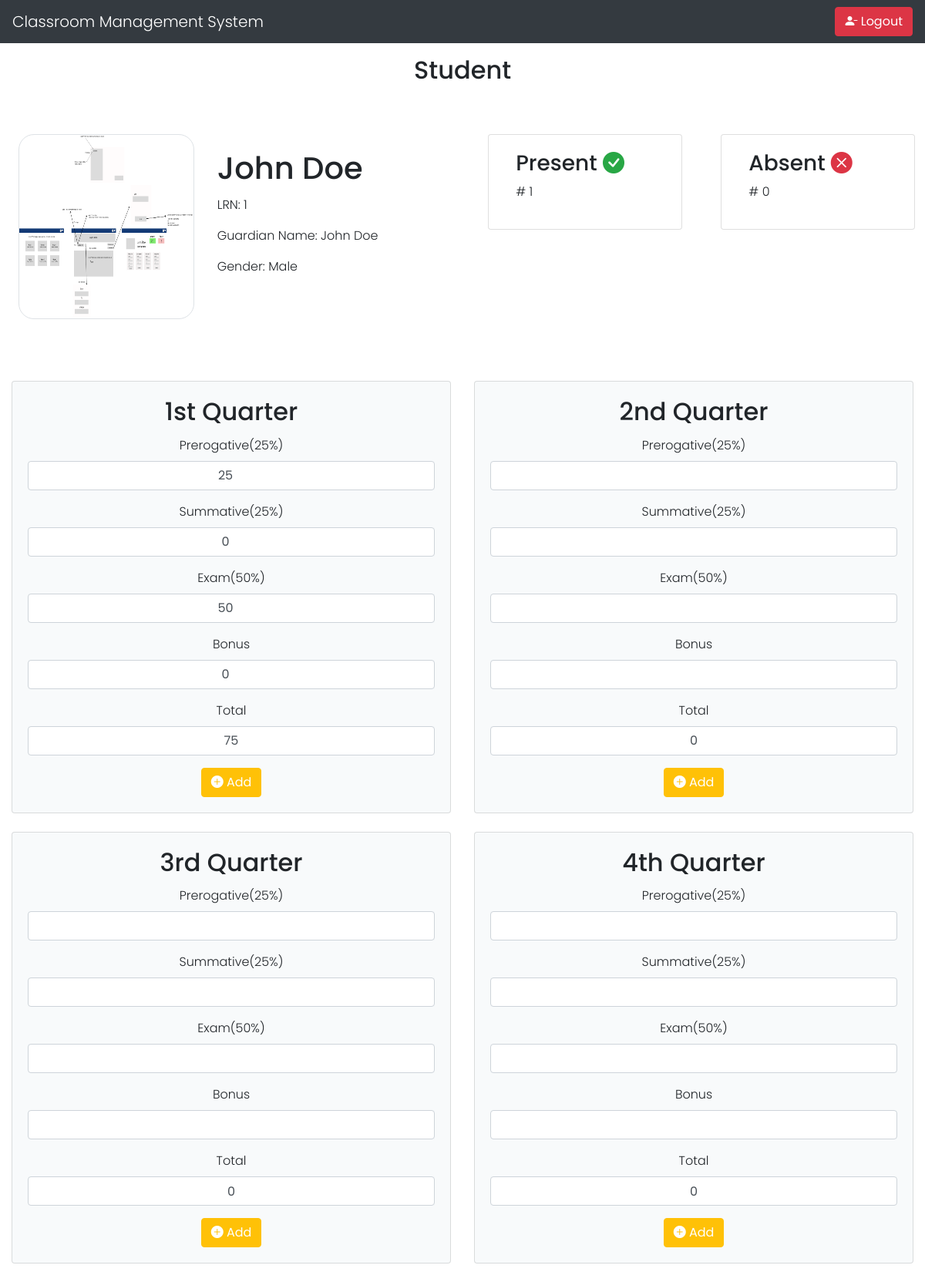
/student_grade.php?class_member_id=24 (signed in), run on the app's committed database.
### tables this page shows
CREATE TABLE `class_member` (
  `class_member_id` int(11) NOT NULL,
  `student_id` int(11) NOT NULL,
  `class_id` int(11) NOT NULL
);

CREATE TABLE `student` (
  `id` int(11) NOT NULL,
  `lrn` varchar(50) NOT NULL,
  `fullname` varchar(150) NOT NULL,
  `guardian_name` varchar(150) NOT NULL,
  `username` varchar(100) NOT NULL,
  `password` varchar(100) NOT NULL,
  `profile` varchar(100) NOT NULL,
  `gender` varchar(50) NOT NULL
);

CREATE TABLE `class_grade` (
  `grade_id` int(11) NOT NULL,
  `class_id` int(11) NOT NULL,
  `student_id` int(11) NOT NULL,
  `prerogative` float NOT NULL,
  `summative` float NOT NULL,
  `bonus` float NOT NULL,
  `exam` float NOT NULL,
  `total` float NOT NULL,
  `quarter` varchar(50) NOT NULL
);

### student_grade.php (the view, shortened to what the rows shown need)
<?php
include 'mysql_connect.php';
?>
<!DOCTYPE html>
<html lang="en">
<head>
</head>
<link rel="stylesheet" href="https://maxcdn.bootstrapcdn.com/bootstrap/4.5.2/css/bootstrap.min.css">
<link rel="stylesheet" href="https://cdn.jsdelivr.net/npm/bootstrap-icons@1.9.1/font/bootstrap-icons.css">
<body>
    <div class="container mt-3">
        <h2 class="text-center">Student</h2>
    </div>
    <div class="container-fluid mt-5 px-3 py-3">
        <div class="row">
            <div class="card mb-3 border-0 ml-2  col-md-6">
                <?php
                $class_member_id = $_GET["class_member_id"];
                $query =  "SELECT *
                    FROM class_member
                    INNER JOIN student ON class_member.student_id=student.id
                    INNER JOIN class ON class_member.class_id=class.class_id
                    WHERE class_member.class_member_id = " . $class_member_id;
                $res = mysqli_query($conn, $query);
                $classMemberDetails = mysqli_fetch_assoc($res);
                ?>
                <div class="row no-gutters">
                    <div class="col-md-4">
                        <img src="<?php echo $classMemberDetails['profile']; ?>" class="card-img border" alt="..." style="min-height: 30vh; min-width: 19vw; border-radius: 20px;">
                    </div>
                    <div class="col-md-8">
                        <div class="card-body ml-lg-5">
                            <h1 class="card-title"><?php echo $classMemberDetails['fullname']; ?></h1>
                            <p class="card-text">LRN: <?php echo $classMemberDetails['lrn']; ?></p>
                            <p class="card-text">Guardian Name: <?php echo $classMemberDetails['guardian_name']; ?></p>
                            <p class="card-text">Gender: <?php echo $classMemberDetails['gender']; ?></p>
                        </div>
                    </div>
                </div>
            </div>
        </div>
    </div>
    <div class="container-fluid text-center mt-5">
        <div class="row row-cols-1 row-cols-md-2">
            <div class="col mb-4">
                <div class="card" style="background-color: #F8FAFB;">
                    <div class="card-body">
                        <h2 class="card-title">1st Quarter</h2>
                        <?php
                        $query =  "SELECT *
                        FROM class_grade
                        WHERE student_id =" . $classMemberDetails['id'] . " AND class_id=" . $classMemberDetails['class_id'] . " AND quarter ='1st Quarter'";
                        $res = mysqli_query($conn, $query);
                        $firstQuarter =  mysqli_fetch_assoc($res);
                        ?>
                        <form method="POST">
                            <div class="form-group">
                                <label for="prerogative1">Prerogative(25%)</label>
                                <input type="number" class="form-control text-center" onchange="onChange1()" value="<?php echo $firstQuarter['prerogative'] ?>" id="prerogative1" name="prerogative1">
                            </div>
                            <div class="form-group">
                                <label for="summative1">Summative(25%)</label>
                                <input type="number" class="form-control text-center" onchange="onChange1()" value="<?php echo $firstQuarter['summative'] ?>" id="summative1" name="summative1">
                            </div>
                            <div class="form-group">
                                <label for="exam1">Exam(50%)</label>
                                <input type="number" class="form-control text-center" onchange="onChange1()" id="exam1" name="exam1" value="<?php echo $firstQuarter['exam'] ?>">
                            </div>
                            <div class="form-group">
                                <label for="bonus1">Bonus</label>
                                <input type="number" class="form-control text-center" onchange="onChange1()" id="bonus1" name="bonus1" value="<?php echo $firstQuarter['bonus'] ?>">
                            </div>
                            <div class="form-group">
                                <label for="total1">Total</label>
                                <input type="text" class="form-control text-center" value="<?php
                                                                                            if (mysqli_num_rows($res) > 0) {
                                                                                                if ($firstQuarter['total'] >= 0) {
                                                                                                    echo $firstQuarter['total'];
                                                                                                }
                                                                                            } else {
                                                                                                echo 0;
                                                                                            }
                                                                                            ?>" id="total1" name="total1">
                            </div>
                        </form>
                    </div>
                </div>
            </div>
            <div class="col mb-4">
                <div class="card" style="background-color: #F8FAFB;">
                    <div class="card-body">
                        <h2 class="card-title">2nd Quarter</h2>
                    </div>
                </div>
            </div>
            <div class="col mb-4">
                <div class="card" style="background-color: #F8FAFB;">
                    <div class="card-body">
                        <h2 class="card-title">3rd Quarter</h2>
                    </div>
                </div>
            </div>
            <div class="col mb-4">
                <div class="card" style="background-color: #F8FAFB;">
                    <div class="card-body">
                        <h2 class="card-title">4th Quarter</h2>
                    </div>
                </div>
            </div>
</body>
</html>

### data on the page
class_member: student.profile (picture), student.fullname "John Doe", student.lrn "1", student.guardian_name "John Doe", student.gender "Male"
class_grade: prerogative1 "25", summative1 "0", exam1 "50", bonus1 "0", total1 "75"

### other printed values
$presentCount "1"
$absentCount "0"
